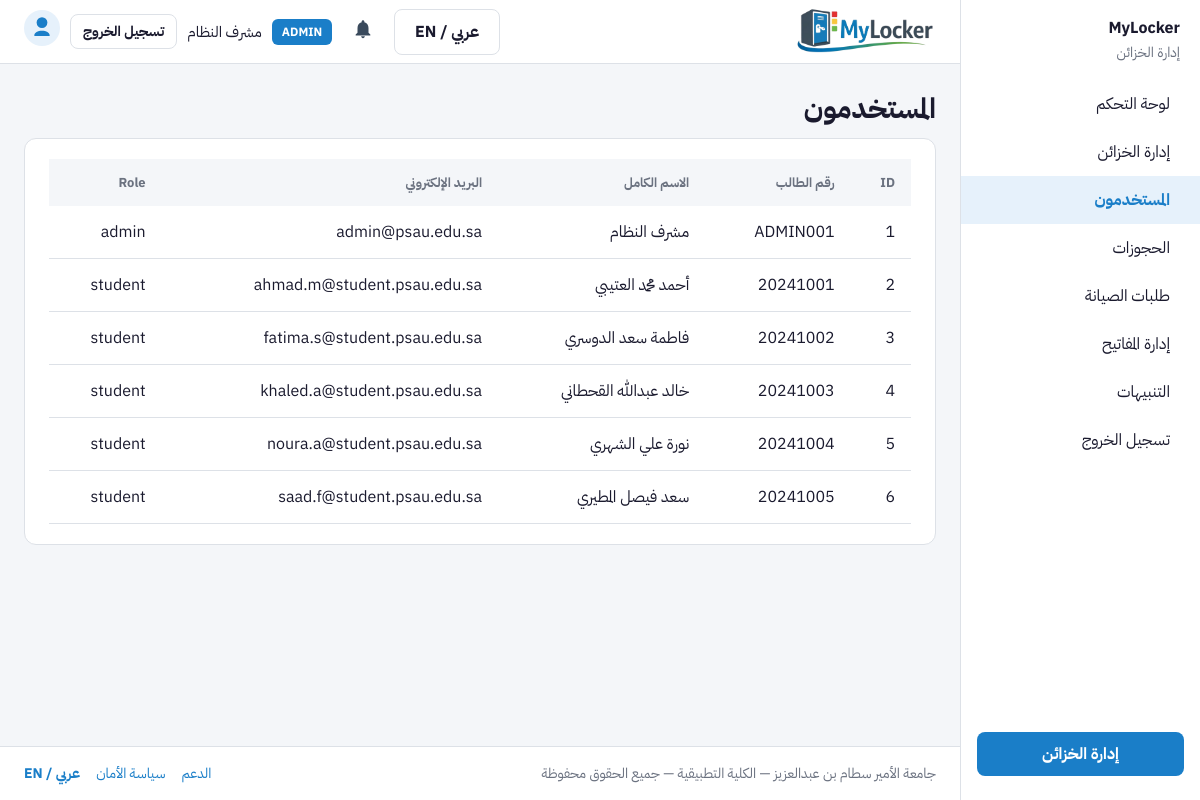
/admin/manage_users.php (signed in), run on the app's committed database.
### tables this page shows
CREATE TABLE users (
    user_id       INT AUTO_INCREMENT PRIMARY KEY,
    student_id    VARCHAR(20) UNIQUE NOT NULL,
    full_name     VARCHAR(100) NOT NULL,
    email         VARCHAR(150) UNIQUE NOT NULL,
    password_hash VARCHAR(255) NOT NULL,
    phone         VARCHAR(20),
    role          ENUM('student', 'admin') DEFAULT 'student',
    avatar        VARCHAR(255) DEFAULT NULL,
    created_at    DATETIME DEFAULT CURRENT_TIMESTAMP,
    last_login    DATETIME DEFAULT NULL
);

### includes/functions.php (called while the page is built, shortened)
<?php
function h(?string $s): string
{
    return htmlspecialchars((string) $s, ENT_QUOTES | ENT_HTML5, 'UTF-8');
}
?>

### admin/manage_users.php (the view, shortened to what this page needs)
<?php
require_once __DIR__ . '/../includes/auth_check.php';
$rows = $pdo->query('SELECT user_id, student_id, full_name, email, role, created_at FROM users ORDER BY user_id')->fetchAll();
?>
<!DOCTYPE html>
<html lang="ar" dir="rtl">
<head>
    <link rel="stylesheet" href="<?php echo h(BASE_PATH); ?>/assets/css/global.css">
</head>
<body>
<div class="app-shell">
    <?php require __DIR__ . '/../includes/sidebar.php'; ?>
    <div class="app-main">
        <?php require __DIR__ . '/../includes/header.php'; ?>
        <main class="main-content">
            <h1 data-i18n="manage_users">المستخدمون</h1>
            <div class="card table-wrap">
                <table class="data-table">
                    <thead>
                        <tr>
                            <th>ID</th>
                            <th data-i18n="student_id">Student ID</th>
                            <th data-i18n="full_name">Name</th>
                            <th data-i18n="email">Email</th>
                            <th>Role</th>
                        </tr>
                    </thead>
                    <tbody>
                        <?php foreach ($rows as $r): ?>
                        <tr>
                            <td><?php echo (int) $r['user_id']; ?></td>
                            <td><?php echo h($r['student_id']); ?></td>
                            <td><?php echo h($r['full_name']); ?></td>
                            <td><?php echo h($r['email']); ?></td>
                            <td><?php echo h($r['role']); ?></td>
                        </tr>
                        <?php endforeach; ?>
                    </tbody>
                </table>
            </div>
        </main>
        <?php require __DIR__ . '/../includes/footer.php'; ?>
    </div>
</div>
</body>
</html>

### assets/css/global.css (style rules this page uses)
:root { --color-primary: #1A7EC8; --color-primary-dark: #1569A8; --color-primary-light: #E6F1FB; --color-secondary: #3A4A5C; --color-success: #4CAF50; --color-success-light: #EAF3DE; --color-danger: #E53935; --color-danger-light: #FCEBEB; --color-warning: #FFC107; --color-warning-light: #FAEEDA; --color-bg: #F4F6F9; --color-white: #FFFFFF; --color-text-main: #1A1A2E; --color-text-muted: #6B7280; --color-border: #DDE1E7; --color-sidebar-active: #E6F1FB; --radius-btn: 8px; --radius-card: 12px; --radius-input: 8px; }
* { font-family: 'IBM Plex Sans Arabic', 'IBM Plex Sans', sans-serif; box-sizing: border-box; }
html { font-size: 16px; }
body { margin: 0; background: var(--color-bg); color: var(--color-text-main); min-width: 1024px; }
h1 { font-size: 28px; font-weight: 700; margin: 0 0 0.5rem; }
p, li, td, label { font-size: 16px; font-weight: 400; }
.card { background: var(--color-white); border: 1px solid var(--color-border); border-radius: var(--radius-card); padding: 20px 24px; }
.table-wrap { overflow-x: auto; }
table.data-table { width: 100%; border-collapse: collapse; font-size: 15px; }
table.data-table thead th { background: var(--color-bg); font-weight: 700; font-size: 13px; color: var(--color-text-muted); text-align: start; padding: 14px 16px; }
table.data-table tbody td { padding: 14px 16px; border-bottom: 1px solid var(--color-border); }
.app-shell { display: flex; min-height: 100vh; }
.app-main { flex: 1; display: flex; flex-direction: column; min-width: 0; }
.main-content { flex: 1; padding: 24px; }

### data on the page
users: user_id "1", student "ADMIN001", full_name "مشرف النظام", email "admin@psau.edu.sa", role "admin"
users: user_id "2", student "20241001", full_name "أحمد محمد العتيبي", email "ahmad.m@student.psau.edu.sa", role "student"
users: user_id "3", student "20241002", full_name "فاطمة سعد الدوسري", email "fatima.s@student.psau.edu.sa", role "student"
users: user_id "4", student "20241003", full_name "خالد عبدالله القحطاني", email "khaled.a@student.psau.edu.sa", role "student"
users: user_id "5", student "20241004", full_name "نورة علي الشهري", email "noura.a@student.psau.edu.sa", role "student"
users: user_id "6", student "20241005", full_name "سعد فيصل المطيري", email "saad.f@student.psau.edu.sa", role "student"

### other printed values
$uname "مشرف النظام"
